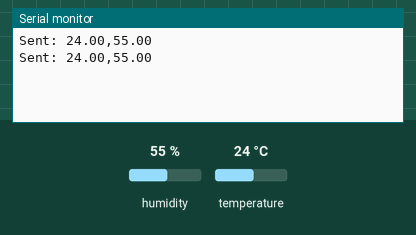
This sketch was run on a simulated Arduino Uno, built with avr-gcc and run on an emulated ATmega328P. On the bench: the last lines printed to the serial monitor. The inputs (shaded band) are chosen by the test bench; at power-on: humidity 55 %, temperature 24 °C. No radio packets arrive unless stated.

Above: at 2.8 s.
2.9 s: humidity set to 22 %
At 5.3 s:
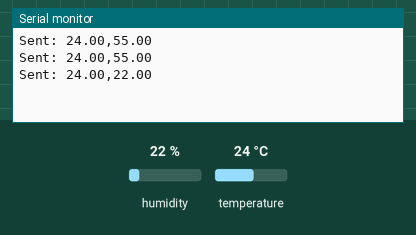
5.6 s: temperature set to 12 °C
At 6.7 s:
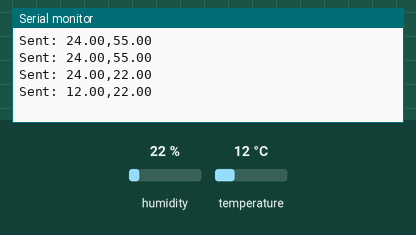
8.3 s: humidity set to 40 %
At 11.6 s:
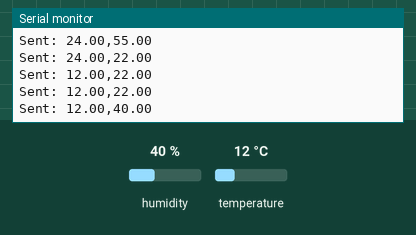
Timing chart, 0 to 13.1 s (numbered marks = the images above; inputs shaded):
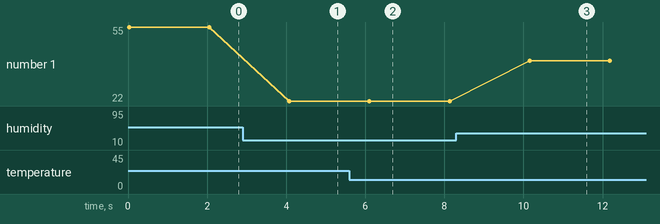

Measured:
- after the input at 2.9 s, the serial monitor: prints a new line after 1.2 s (image 1)
- after the input at 5.6 s, the serial monitor: prints a new line after 0.51 s (image 2)
- after the input at 8.3 s, the serial monitor: prints a new line after 1.9 s (image 3)
- plotted number 1: 55 → 22 after the input at 2.9 s, 22 → 40 after the input at 8.3 s

The sketch:

Transmission_Using_nRF24.ino
```cpp
//Experiment: Wireless Sensor Data Transmission Using nRF24L01 and Arduino
#include <SPI.h>
#include <nRF24L01.h>
#include <RF24.h>
#include <DHT.h>

#define DHTPIN 3
#define DHTTYPE DHT11

RF24 radio(9, 10); // CE, CSN
const byte address[6] = "00001";
DHT dht(DHTPIN, DHTTYPE);

void setup() {
    Serial.begin(9600);
    dht.begin();
    radio.begin();
    radio.openWritingPipe(address);
    radio.setPALevel(RF24_PA_MIN);
    radio.stopListening();
}

void loop() {
    float temperature = dht.readTemperature();
    float humidity = dht.readHumidity();
    if (!isnan(temperature) && !isnan(humidity)) {
        String data = String(temperature) + "," + String(humidity);
        radio.write(&data, sizeof(data));
        Serial.print("Sent: ");
        Serial.println(data);
    }
    delay(2000);
}
```
